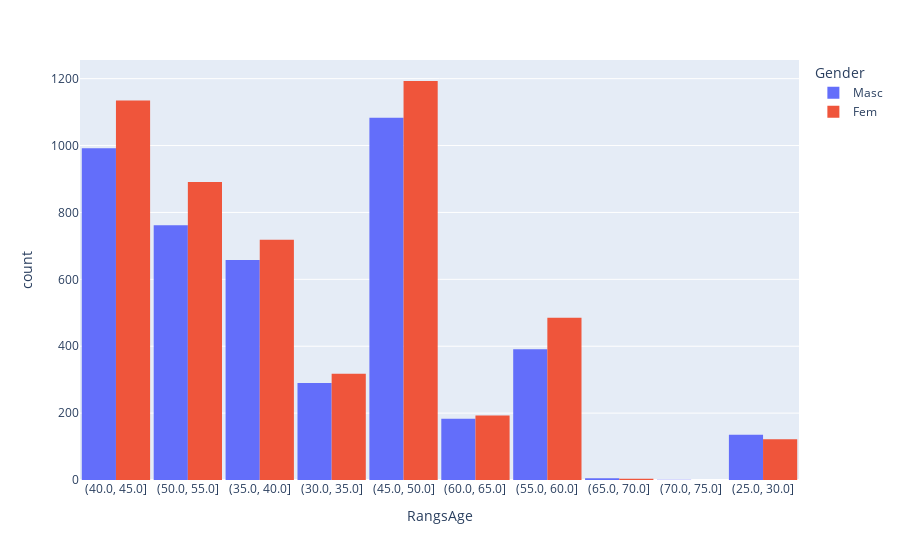

Source (notebook cell):
### Code cell
# 1g-ii
fig = px.histogram(pac1, x='RangsAge', color='Gender', barmode='group')
fig.update_layout(bargap=0.05)
fig.show()

### Figure 1 — Plotly figure (JSON) as saved in the notebook; plotly's stock layout.template omitted (floating-point values rounded to 4 significant figures; data arrays with more than 128 entries replaced by an {"elided": "..."} marker saying what was removed)
{"data": [{"alignmentgroup": "True", "bingroup": "x", "hovertemplate": "Gender=Masc<br>RangsAge=%{x}<br>count=%{y}<extra></extra>", "legendgroup": "Masc", "marker": {"color": "#636efa", "pattern": {"shape": ""}}, "name": "Masc", "offsetgroup": "Masc", "orientation": "v", "showlegend": true, "type": "histogram", "x": {"elided": "4500 str values"}, "xaxis": "x", "yaxis": "y"}, {"alignmentgroup": "True", "bingroup": "x", "hovertemplate": "Gender=Fem<br>RangsAge=%{x}<br>count=%{y}<extra></extra>", "legendgroup": "Fem", "marker": {"color": "#EF553B", "pattern": {"shape": ""}}, "name": "Fem", "offsetgroup": "Fem", "orientation": "v", "showlegend": true, "type": "histogram", "x": {"elided": "5059 str values"}, "xaxis": "x", "yaxis": "y"}], "layout": {"bargap": 0.05, "barmode": "group", "legend": {"title": {"text": "Gender"}, "tracegroupgap": 0}, "margin": {"t": 60}, "xaxis": {"anchor": "y", "domain": [0, 1], "title": {"text": "RangsAge"}}, "yaxis": {"anchor": "x", "domain": [0, 1], "title": {"text": "count"}}}}
